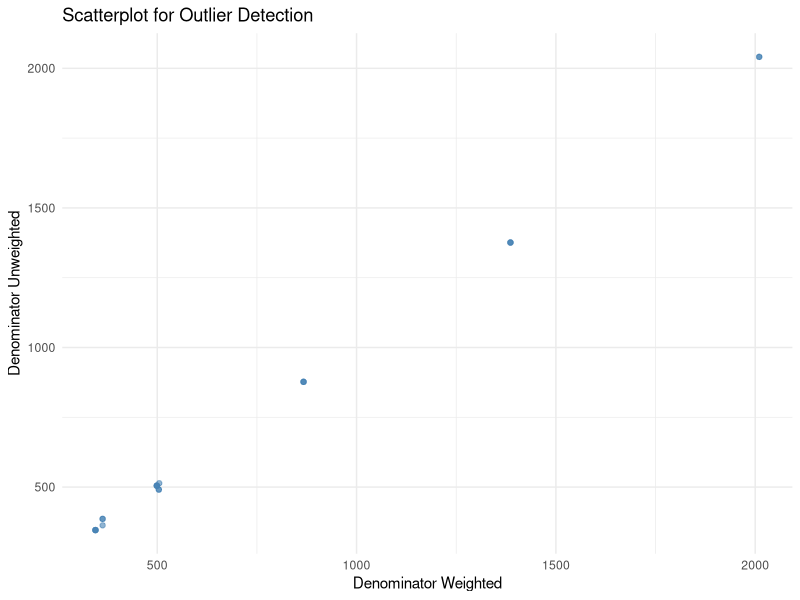
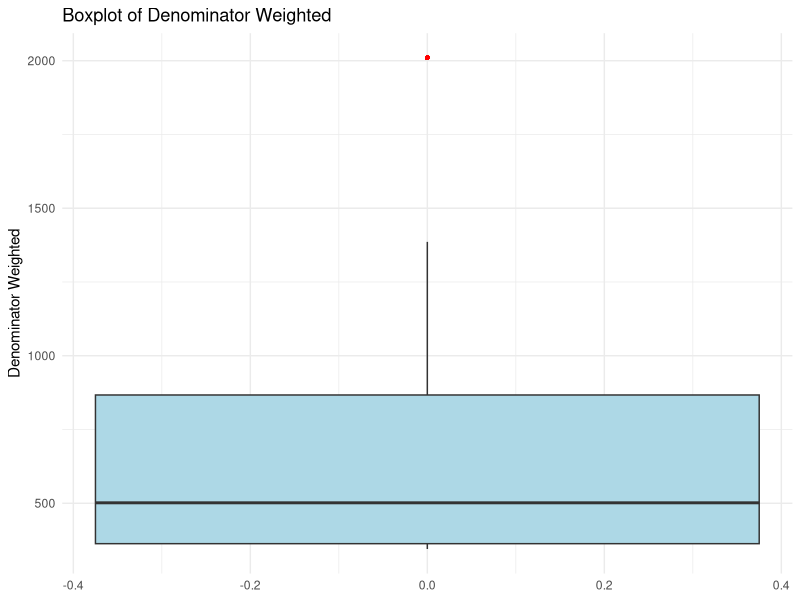

Here is the R script that generated these plots, in order: (Note: this script raises an error after producing the figures.)
## ---- chunk 1
knitr::opts_chunk$set(echo = FALSE,   results = "hide",  message = FALSE,   # hide package messages
  warning = FALSE)
## ---- chunk 2
library(dplyr)
library(tidyr)
library(stringr)
library(readr)
library(here)
library(ggplot2)
library(purrr)
getwd()
list.files("data/raw_data")
## ---- chunk 3
icy_df <- read_csv(here("raw_data", "iycf_national_zaf.csv"))
## ---- chunk 4
head(icy_df, 5)
## ---- chunk 5
icy_df <- icy_df[-1, ]
## ---- chunk 6
dim(icy_df)
## ---- chunk 7
dup_check <- icy_df %>%
  group_by(Indicator, SurveyYear, CharacteristicId, Value) %>%
  filter(n() > 1)

dup_check

## ---- chunk 8
icy_df <- icy_df %>%
  distinct(Indicator, SurveyYear, CharacteristicId, Value, .keep_all = TRUE)

## ---- chunk 9

data.frame(
  Column = names(icy_df),
  Missing_Percentage = paste0(round(colMeans(is.na(icy_df)) * 100, 2), "%")
  )

## ---- chunk 10
data.frame(
  Column = names(icy_df),
  Missing_Data = paste0(colSums(is.na(icy_df)))
  )
## ---- chunk 11
data.frame(
  Column = names(icy_df),
  paste0(sapply(icy_df, typeof))
)

## ---- chunk 12
str(icy_df)

## ---- chunk 13
icy_df <- icy_df %>%
  mutate(
        Value = as.numeric(Value),
    Precision = as.numeric(Precision),
    SurveyYear = as.integer(SurveyYear),
    IndicatorOrder = as.integer(IndicatorOrder),
    CharacteristicId = as.integer(CharacteristicId),
    CharacteristicOrder = as.integer(CharacteristicOrder),
    IsTotal = as.logical(as.integer(IsTotal)),
    IsPreferred = as.logical(as.integer(IsPreferred)),
    SurveyYearLabel = as.integer(SurveyYearLabel),
    DenominatorWeighted = as.numeric(DenominatorWeighted),
    DenominatorUnweighted = as.numeric(DenominatorUnweighted),
  )
## ---- chunk 14


# Summary table: column name, number of unique values, sample of unique values
n_sample <- 3

summary_tbl <- icy_df %>%
  map_df(~ tibble(
    n_unique = n_distinct(.),
    sample_values = paste(head(unique(.), n_sample), collapse = ", ")
  ), .id = "column")


summary_tbl


## ---- chunk 15
icy_df <- icy_df %>%
  select(
    -ISO3, 
    -DHS_CountryCode, 
    -CountryName, 
    -SurveyId,
    -ByVariableId, 
    -ByVariableLabel, 
    -IsTotal,
    -RegionId, 
    -SurveyYearLabel, 
    -SurveyType,
    -CharacteristicOrder
    
  )
## ---- chunk 16


library(dplyr)
library(tidyr)

icy_df <- icy_df %>%
  fill(DenominatorWeighted, DenominatorUnweighted, .direction = "up")

icy_df[
       c("DataId","DenominatorWeighted", "DenominatorUnweighted")]

## ---- chunk 17
ggplot(icy_df, aes(x = DenominatorWeighted, y = DenominatorUnweighted)) +
  geom_point(alpha = 0.6, color = "steelblue") +
  labs(title = "Scatterplot for Outlier Detection",
       x = "Denominator Weighted",
       y = "Denominator Unweighted") +
  theme_minimal()


ggplot(icy_df, aes(y = DenominatorWeighted)) +
  geom_boxplot(fill = "lightblue", outlier.color = "red", outlier.shape = 16) +
  labs(title = "Boxplot of Denominator Weighted",
       y = "Denominator Weighted") +
  theme_minimal()
## ---- chunk 18
dim(icy_df)
## ---- chunk 19
# Calculate IQR boundaries
Q1_w <- quantile(icy_df$DenominatorWeighted, 0.25, na.rm = TRUE)
Q3_w <- quantile(icy_df$DenominatorWeighted, 0.75, na.rm = TRUE)
IQR_w <- Q3_w - Q1_w
lower_w <- Q1_w - 1.5 * IQR_w
upper_w <- Q3_w + 1.5 * IQR_w

Q1_uw <- quantile(icy_df$DenominatorUnweighted, 0.25, na.rm = TRUE)
Q3_uw <- quantile(icy_df$DenominatorUnweighted, 0.75, na.rm = TRUE)
IQR_uw <- Q3_uw - Q1_uw
lower_uw <- Q1_uw - 1.5 * IQR_uw
upper_uw <- Q3_uw + 1.5 * IQR_uw

# Cap values to the IQR limits
icy_df <- icy_df %>%
  mutate(
    DenominatorWeighted = pmin(pmax(DenominatorWeighted, lower_w), upper_w),
    DenominatorUnweighted = pmin(pmax(DenominatorUnweighted, lower_uw), upper_uw)
  )


## ---- chunk 20
write_csv(icy_df, here("cleaned_data", "iycf_cleaned.csv"))
